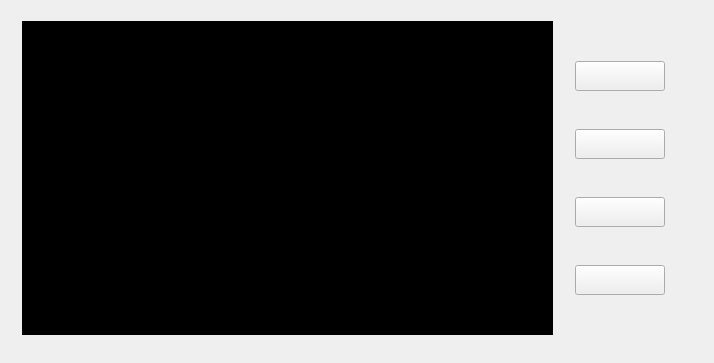
<?xml version="1.0" encoding="UTF-8"?>
<ui version="4.0">
 <class>Capture</class>
 <widget class="QWidget" name="Capture">
  <property name="geometry">
   <rect>
    <x>0</x>
    <y>0</y>
    <width>714</width>
    <height>363</height>
   </rect>
  </property>
  <property name="windowTitle">
   <string>Capture</string>
  </property>
  <widget class="QWidget" name="layoutWidget">
   <property name="geometry">
    <rect>
     <x>11</x>
     <y>10</y>
     <width>665</width>
     <height>336</height>
    </rect>
   </property>
   <layout class="QHBoxLayout" name="horizontalLayout">
    <item>
     <widget class="QLabel" name="video_label">
      <property name="minimumSize">
       <size>
        <width>531</width>
        <height>311</height>
       </size>
      </property>
      <property name="styleSheet">
       <string notr="true">background-color: rgb(0, 0, 0);</string>
      </property>
      <property name="text">
       <string/>
      </property>
     </widget>
    </item>
    <item>
     <spacer name="horizontalSpacer_3">
      <property name="orientation">
       <enum>Qt::Horizontal</enum>
      </property>
      <property name="sizeType">
       <enum>QSizePolicy::Fixed</enum>
      </property>
      <property name="sizeHint" stdset="0">
       <size>
        <width>28</width>
        <height>20</height>
       </size>
      </property>
     </spacer>
    </item>
    <item>
     <layout class="QVBoxLayout" name="verticalLayout">
      <item>
       <spacer name="verticalSpacer_4">
        <property name="orientation">
         <enum>Qt::Vertical</enum>
        </property>
        <property name="sizeHint" stdset="0">
         <size>
          <width>20</width>
          <height>40</height>
         </size>
        </property>
       </spacer>
      </item>
      <item>
       <widget class="QPushButton" name="open_pushButton">
        <property name="minimumSize">
         <size>
          <width>90</width>
          <height>30</height>
         </size>
        </property>
        <property name="text">
         <string/>
        </property>
       </widget>
      </item>
      <item>
       <spacer name="verticalSpacer_5">
        <property name="orientation">
         <enum>Qt::Vertical</enum>
        </property>
        <property name="sizeHint" stdset="0">
         <size>
          <width>20</width>
          <height>28</height>
         </size>
        </property>
       </spacer>
      </item>
      <item>
       <widget class="QPushButton" name="close_pushButton">
        <property name="minimumSize">
         <size>
          <width>90</width>
          <height>30</height>
         </size>
        </property>
        <property name="text">
         <string/>
        </property>
       </widget>
      </item>
      <item>
       <spacer name="verticalSpacer_6">
        <property name="orientation">
         <enum>Qt::Vertical</enum>
        </property>
        <property name="sizeHint" stdset="0">
         <size>
          <width>20</width>
          <height>28</height>
         </size>
        </property>
       </spacer>
      </item>
      <item>
       <widget class="QPushButton" name="image_open_pushButton">
        <property name="minimumSize">
         <size>
          <width>90</width>
          <height>30</height>
         </size>
        </property>
        <property name="text">
         <string/>
        </property>
       </widget>
      </item>
      <item>
       <spacer name="verticalSpacer_7">
        <property name="orientation">
         <enum>Qt::Vertical</enum>
        </property>
        <property name="sizeHint" stdset="0">
         <size>
          <width>20</width>
          <height>28</height>
         </size>
        </property>
       </spacer>
      </item>
      <item>
       <widget class="QPushButton" name="image_close_pushButton">
        <property name="minimumSize">
         <size>
          <width>90</width>
          <height>30</height>
         </size>
        </property>
        <property name="text">
         <string/>
        </property>
       </widget>
      </item>
      <item>
       <spacer name="verticalSpacer_8">
        <property name="orientation">
         <enum>Qt::Vertical</enum>
        </property>
        <property name="sizeHint" stdset="0">
         <size>
          <width>20</width>
          <height>40</height>
         </size>
        </property>
       </spacer>
      </item>
     </layout>
    </item>
   </layout>
  </widget>
 </widget>
 <layoutdefault spacing="6" margin="11"/>
 <resources/>
 <connections/>
</ui>
